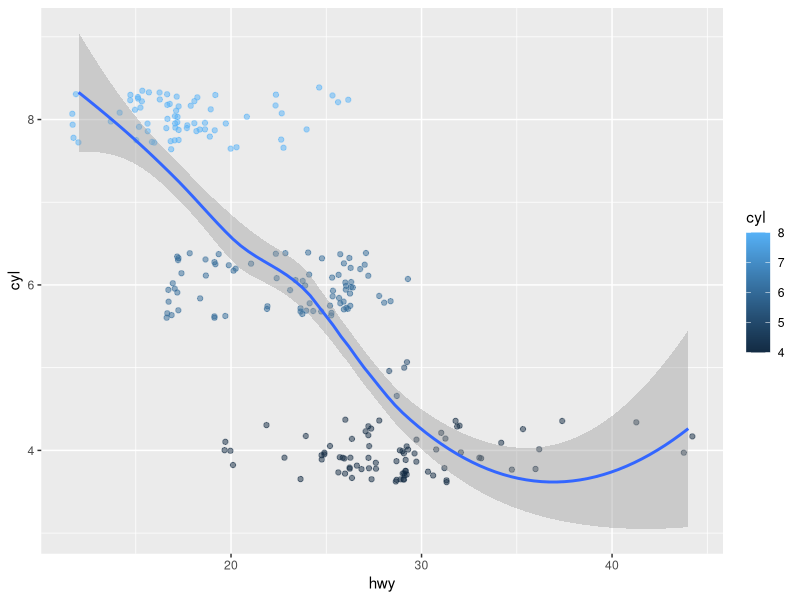

The R script that drew this image:
## ---- chunk 1
#| echo: false
install.packages("ggplot2")
library(ggplot2)
ggplot(mpg, aes(x=hwy, y=cyl, color=cyl)) + geom_point(position="jitter", alpha=.5) + geom_smooth(method="loess")
